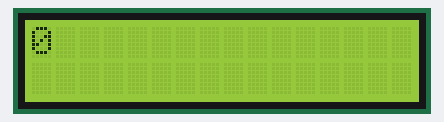
Bench run of a sketch on a simulated Arduino Uno, built with avr-gcc and run on an emulated ATmega328P. Shown: 16×2 character LCD. What the sketch prints to the serial monitor is not drawn.

Above: at 0.1 s.

The sketch:

8.2.ino
```cpp
#include <LiquidCrystal.h>
const int rs = 12, en = 11, d4 = 5, d5 = 4, d6 = 3, d7 = 2;
LiquidCrystal lcd(rs, en, d4, d5, d6, d7);
int input ;
int sum ;
int ze;
void setup() {
lcd.begin(16,2);
Serial.begin(115200);

}
void loop() {

if (Serial.available()>0){
    input = Serial.read();
    sum = input - 48;
    Serial.println(sum);
    }
  ze = 0;
  while (ze <= sum ) {
    Serial.println(ze);
    lcd.print(ze);
    ze++;
    delay(500);
    lcd.clear();
    }
}
```
